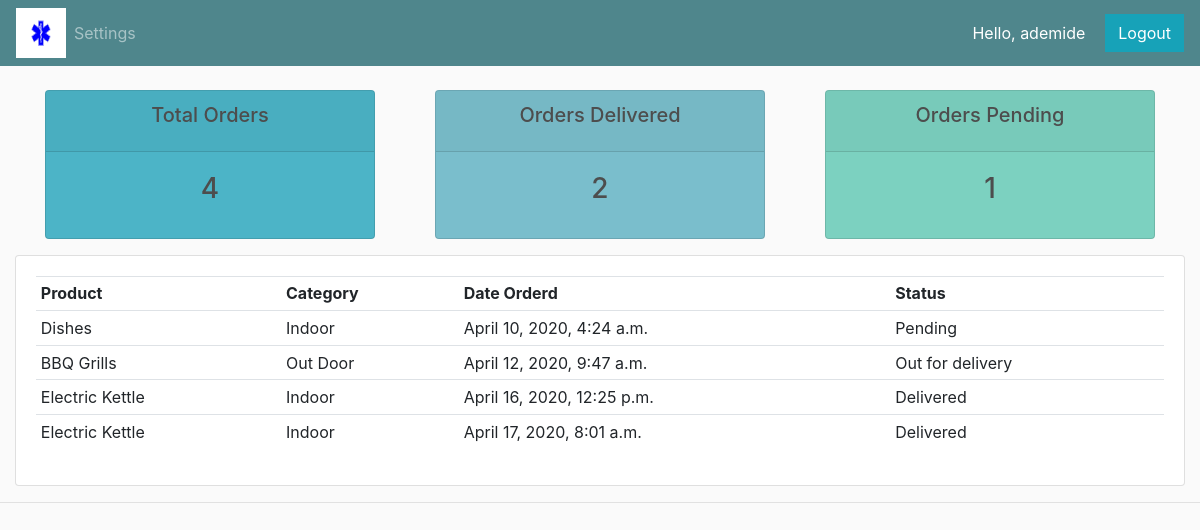
Page /user/ (signed in) on the committed database.
### medical/models.py (models this page shows, shortened)
class Order(models.Model):
	STATUS = (
			('Pending', 'Pending'),
			('Out for delivery', 'Out for delivery'),
			('Delivered', 'Delivered'),
			)
	customer = models.ForeignKey(Customer, null=True, on_delete= models.CASCADE)
	product = models.ForeignKey(Product, null=True, on_delete= models.CASCADE)
	date_created = models.DateTimeField(auto_now_add=True, null=True)
	status = models.CharField(max_length=200, null=True, choices=STATUS)

class Product(models.Model):
	CATEGORY = (
			('Indoor', 'Indoor'),
			('Out Door', 'Out Door'),
			)
	name = models.CharField(max_length=200, null=True)
	price = models.FloatField(null=True)
	p_image = models.ImageField(null=True, blank=True,)
	category = models.CharField(max_length=200, null=True, choices=CATEGORY)
	description = models.CharField(max_length=200, null=True, blank=True)
	date_created = models.DateTimeField(auto_now_add=True, null=True)
	tags = models.ManyToManyField(Tag)
	def __str__(self):
		return self.name

### medical/decorators.py (the view)
        def wrapper_func(request, *args, **kwargs):
            group = None
            if request.user.groups.exists():
                group = request.user.groups.all()[0].name
            if group in allowed_roles:
                return view_func(request, *args, **kwargs)
            else:
                return HttpResponse('You are not authorized to view this page')

### medical/views.py (called while the page is built)
@login_required(login_url='medical:login')
@allowed_users(allowed_roles=['customer'])
def userPage(request):
	orders = request.user.customer.order_set.all()
	total_order = orders.count()
	delivered = orders.filter(status='Delivered').count()
	pending = orders.filter(status='Pending').count()
	context = {'orders':orders, 'total_order': total_order, 'delivered': delivered, 'pending': pending}
	return render(request, 'medical/user.html', context)

### medical/templates/medical/user.html (shortened to what this page needs)
{%  extends 'medical/main.html' %}
{% load static%}
{% block content %}
{% include 'medical/status.html' %}
<div class="row">
	<div class="col-md">
		<div class="card card-body">
			<table class="table table-sm">
				<tr>
					<th>Product</th>
					<th>Category</th>
					<th>Date Orderd</th>
					<th>Status</th>
				</tr>
				{% for o in orders %}
				<tr>
					<td>{{o.product}}</td>
					<td>{{o.product.category}}</td>
					<td>{{o.date_created}}</td>
					<td>{{o.status}}</td>
                </tr>
				{% endfor %}
			</table>
		</div>
	</div>
</div>
{% endblock content %}

### medical/templates/medical/navbar.html (shortened to what this page needs)
{% load static %}
<nav class="navbar navbar-expand-lg navbar-dark bg-dark">
 <img class="navbar1" src="{% static 'medical/img/med.png' %}">
  <div class="collapse navbar-collapse" id="navbarNav">
    <ul class="navbar-nav">
    {% if request.user.is_staff %}
      <li class="nav-item active">
        <a class="nav-link" href="{% url 'medical:home' %}">Dashboard</a>
      </li>
      <li class="nav-item">
        <a class="nav-link" href="{% url 'medical:products' %}">Products</a>
      </li>
    <li class="nav-item dropdown">
      <a class="nav-link dropdown-toggle" href="#" id="navbarDropdown" role="button" data-toggle="dropdown" aria-haspopup="true" aria-expanded="false">
        Categories
      </a>
      <div class="dropdown-menu" aria-labelledby="navbarDropdown">
        <a class="dropdown-item" href="#">Indoor</a>
        <a class="dropdown-item" href="#">Outdoor</a>
        <div class="dropdown-divider"></div>
        <a class="dropdown-item" href="#">Something else here</a>
      </div>
    </li>
    {% else %}
      <li class="nav-item">
        <a class="nav-link" href="{% url 'medical:account' %}">Settings</a>
      </li>
    {%endif%}
    </ul>
  </div>
  <span id="hello-msg">Hello, {{request.user}} </span>
  <span><a class="btn btn-info" href="{% url 'medical:logout' %}">Logout</a></span>
</nav>

### medical/static/medical/css/main.css (style rules this page uses)
body { background-color: #ebeff5; }
#hello-msg { color: #fff; margin-right: 20px; }
body { background-color: hsl(0, 0%, 98%); }
.bg-dark { background-color: #4f868c!important; }
.btn { border-radius: 0; }

### medical/templates/medical/navbar.html (style rules this page uses)
#hello-msg { color: #fff; margin-right: 20px; }
.navbar1 { height: 50px; width: 50px; }

### rows in the picture
Order: product "Dishes", product.category "Indoor", date_created "April 10, 2020, 4:24 a.m.", status "Pending"
Order: product "BBQ Grills", product.category "Out Door", date_created "April 12, 2020, 9:47 a.m.", status "Out for delivery"
Order: product "Electric Kettle", product.category "Indoor", date_created "April 16, 2020, 12:25 p.m.", status "Delivered"
Order: product "Electric Kettle", product.category "Indoor", date_created "April 17, 2020, 8:01 a.m.", status "Delivered"

### other values in the picture
{{ request.user }} "ademide"
{{ total_order }} "4"
{{ delivered }} "2"
{{ pending }} "1"
